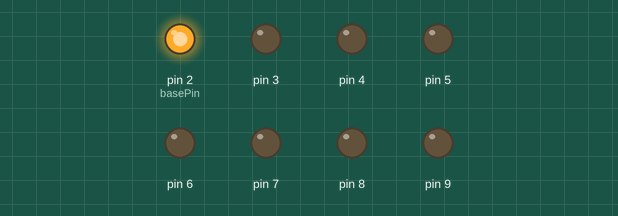
Bench run of a sketch on a simulated Arduino Uno, built with avr-gcc and run on an emulated ATmega328P. On the bench: output pins drawn as LEDs (lit = HIGH).

Above: at 0.5 s.
At 2.5 s:
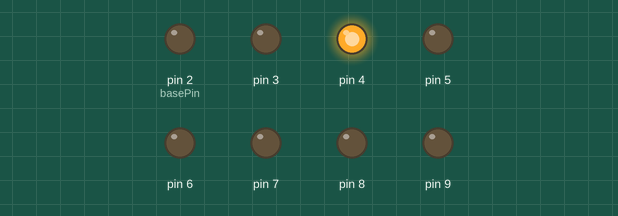
At 3.5 s:
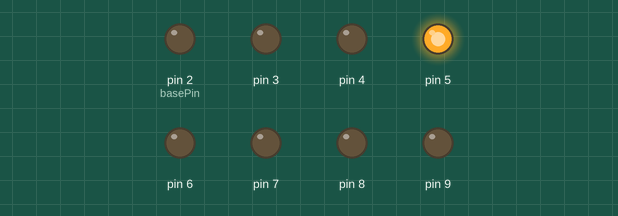
At 4.5 s:
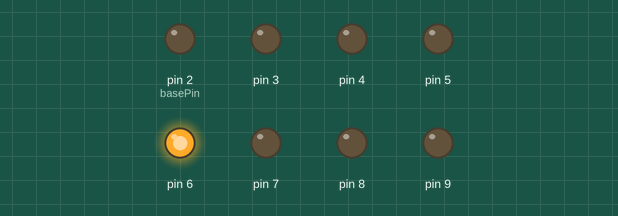
At 6.5 s:
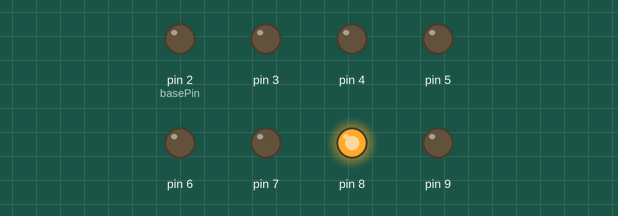
At 9.5 s:
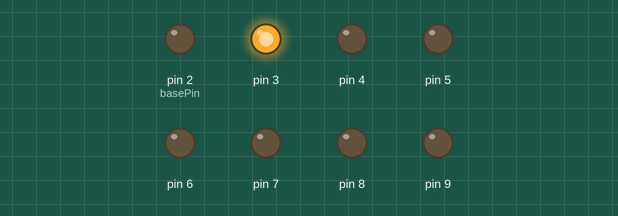
Timing chart, 0 to 10.4 s (numbered marks = the images above):
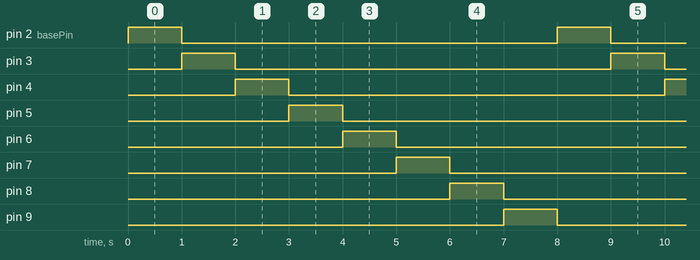

Measured:
- by itself, pin 2 (basePin), pin 3–9: alternates HIGH for 1.0 s and LOW for 7.0 s
- by itself, everything shown: repeats every 8.0 s, in 8 steps

The sketch:

sketch_5-1.ino
```cpp
// -------------------------------------------------
// 7-Segment Display Test (5011AS - COMMON CATHODE)
// One segment ON at a time every 1 second
// Order: a → b → c → d → e → f → g → dp
// -------------------------------------------------

// Segment 'a' starts at digital pin 2
// a  -> D2
// b  -> D3
// c  -> D4
// d  -> D5
// e  -> D6
// f  -> D7
// g  -> D8
// dp -> D9
int basePin = 2;

void setup() {
  // Set all segment pins as OUTPUT
  for (int i = 2; i <= 9; i++) {
    pinMode(i, OUTPUT);
    digitalWrite(i, LOW);
    // For COMMON CATHODE:
    // LOW = OFF
  }
}

void loop() {
  // Loop through all 8 segments
  for (int i = 0; i < 8; i++) {

    // Control each segment
    for (int j = 0; j < 8; j++) {

      if (i == j) {
        digitalWrite(basePin + j, HIGH);
        // HIGH = ON (current flows from Arduino -> LED -> GND)
      } else {
        digitalWrite(basePin + j, LOW);
        // LOW = OFF
      }
    }

    delay(1000); // Keep each segment ON for 1 second
  }
}
```
